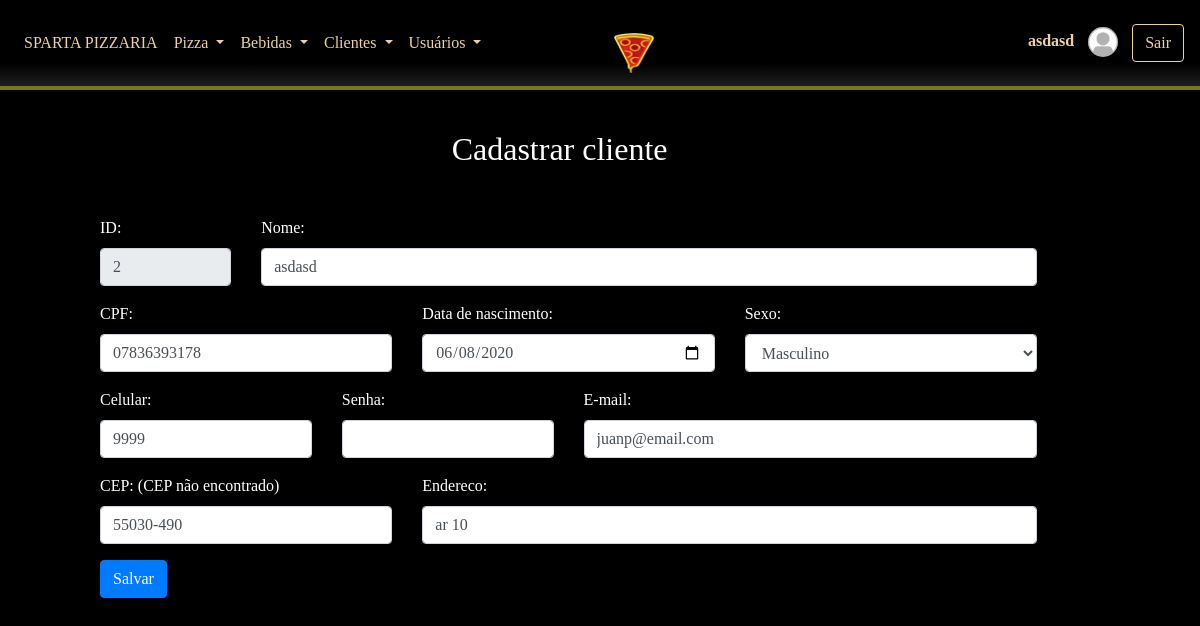
Page /administrativo/form_cliente.php?id=2 (signed in) on the committed database.
### tables this page shows
CREATE TABLE `clientes` (
  `id` int NOT NULL AUTO_INCREMENT,
  `nome` varchar(100) NOT NULL,
  `cpf` varchar(14) DEFAULT NULL,
  `dt_nascimento` date DEFAULT NULL,
  `sexo` enum('Masculino','Feminino','Não informado') DEFAULT 'Não informado',
  `email` varchar(150) NOT NULL,
  `senha` char(32) DEFAULT NULL,
  `celular` varchar(20) DEFAULT NULL,
  `cep` varchar(14) DEFAULT NULL,
  `endereco` varchar(255) DEFAULT NULL,
  PRIMARY KEY (`id`)
);

### administrativo/classes/Conexao.php (called while the page is built, shortened)
<?php
class Conexao
{
	private $host;
	private $user;
	private $password;
	public function __construct() {
		$this->host = 'mysql:host=localhost;dbname=pizzaria_sparta';
		$this->user = 'root';
		$this->password = 'JuanPablo';
	}
    public function conectar() {
    	try {
			$conn = new PDO(
							$this->host,
							$this->user,
							$this->password
						);
			return $conn;
		} catch (PDOException $e) {
			echo 'Erro na conexao. Erro reportado: ' . $e->getMessage();
			exit;
		}
    }
}

### administrativo/classes/ClienteDAO.php (called while the page is built, shortened)
<?php
require_once 'Model.php';
class ClienteDAO extends Model
{
    public function __construct()
    {
        $this->class = 'Cliente';
        $this->tabela = 'clientes';
    }
}

### administrativo/classes/Model.php (called while the page is built, shortened)
<?php
require 'Conexao.php';
class Model
{
	protected $tabela;
	protected $class;
	protected $db;
	public function __construct()
	{
		$conexao = new Conexao();
		$this->db = $conexao->conectar();
	}
    public function get($id)
    {
    	$sql = "SELECT * FROM {$this->tabela} WHERE id = {$id}";
    	$stmt = $this->db->prepare($sql);
    	$stmt->setFetchMode(PDO::FETCH_CLASS, $this->class);
    	$stmt->execute();
    	return $stmt->fetch();
    }
}

### administrativo/classes/Cliente.php (called while the page is built, shortened)
<?php
class Cliente
{
	private $id;
	private $nome;
	private $cpf;
	private $dt_nascimento;
	private $sexo;
	private $email;
	private $celular;
	private $cep;
	private $endereco;
    public function getId()
    {
        return $this->id;
    }
    public function getNome()
    {
        return $this->nome;
    }
    public function getCpf()
    {
        return $this->cpf;
    }
    public function getDtNascimento()
    {
        if($this->dt_nascimento != '') {
            $data = explode('-', $this->dt_nascimento);
            $nova_data = $data[2] .'/'.$data[1] . '/' . $data[0];
            return $nova_data;
        }
        return '';
    }
    public function getDtNascimentoBD()
    {
        return $this->dt_nascimento;
    }
    public function getSexo()
    {
        return $this->sexo;
    }
    public function getEmail()
    {
        return $this->email;
    }
    public function getCelular()
    {
        return $this->celular;
    }
    public function getCep()
    {
        return $this->cep;
    }
    public function getEndereco()
    {
        return $this->endereco;
    }
}

### administrativo/form_cliente.php (the view, shortened to what this page needs)
<?php include './layout/header.php'; ?>
<?php include './layout/menu.php'; ?>
<?php
	require 'classes/Cliente.php';
	require 'classes/ClienteDAO.php';
	$cliente = new Cliente();
	if(isset($_GET['id']) && $_GET['id'] != '') {
		$id = $_GET['id'];
		$clienteDAO = new ClienteDAO();
		$cliente = $clienteDAO->get($id);
	}
?>
<div class="container" style="padding-left:40px">
<div class="" style="margin-top:40px">
	<div class="col-8 offset-4">
		<h2>Cadastrar cliente</h2>
	</div>
</div>
<form action="controle_cliente.php?acao=<?= ( $cliente->getId() != '' ? 'editar' : 'cadastrar' )?>" method="post" enctype="multipart/form-data">
	<div class="">
		<div class="col-11">
			<p>&nbsp;</p>
			<div class="row">
				<div class="form-group col-2">
					<label for="id">ID:</label>
					<input type="text" class="form-control" name="id" id="id" value="<?=($cliente->getId() != '' ? $cliente->getId() : '')?>" readonly>
				</div>
				<div class="form-group col-10">
					<label for="nome">Nome:</label>
					<input type="text" class="form-control" name="nome" id="nome" required value="<?= ($cliente->getNome() != '' ? $cliente->getNome() : '') ?>">
				</div>
			</div>
			<div class="row">
				<div class="form-group col-4">
					<label for="cpf">CPF:</label>
					<input type="text" name="cpf" id="cpf" value="<?= ($cliente->getCpf() != '' ? $cliente->getCpf() : '' ) ?>" class="form-control cpf">
				</div>
				<div class="form-group col-4">
					<label for="dt_nascimento">Data de nascimento:</label>
					<input type="date" name="dt_nascimento" id="dt_nascimento" value="<?= ($cliente->getDtNascimento() != '' ? $cliente->getDtNascimentoBD() : '' ) ?>" class="form-control">
				</div>
				<div class="form-group col-4">
					<label for="sexo">Sexo:</label>
					<select name="sexo" id="sexo" class="form-control">
						<option value="Masculino" <?= ($cliente->getSexo() == 'Masculino' ? 'selected="selected"' : '') ?>>Masculino</option>
					</select>
				</div>
			</div>
			<div class="row">
				<div class="form-group col-3">
					<label for="celular">Celular:</label>
					<input type="text" name="celular" id="celular" value="<?= ($cliente->getCelular() != '' ? $cliente->getCelular() : '') ?>" class="form-control telefone">
				</div>
				<div class="form-group col-3">
					<label for="senha">Senha:</label>
					<input type="password" name="senha" id="senha" class="form-control" >
				</div>
				<div class="form-group col-6">
					<label for="email">E-mail:</label>
					<input type="email" name="email" id="email" class="form-control" required value="<?= ($cliente->getEmail() != '' ? $cliente->getEmail() : ''); ?>">
				</div>
			</div>
			<div class="row">
				<div class="form-group col-4">
					<label for="cep">CEP: <span class="msg-error-form" id="msg-cep">(CEP não encontrado)</span></label>
					<input type="text" name="cep" id="cep" value="<?= ($cliente->getCep() != '' ? $cliente->getCep() : ''); ?>" class="form-control cep">
				</div>
				<div class="form-group col-8">
					<label for="endereco">Endereco:</label>
					<input type="text" name="endereco" id="endereco" value="<?= ($cliente->getEndereco() != '' ? $cliente->getEndereco() : ''); ?>" class="form-control">
				</div>
			</div>
				<div class="form-group">
					<button type="submit" class="btn btn-primary">Salvar</button>
				</div>
		</div>
	</div>
</form>
</div>
<?php include './layout/footer.php'; ?>

### administrativo/assets/css/estilo-3.css (style rules this page uses)
body { background-color: #fefdf2; font-family: "Avant Garde","Avantgarde","Century Gothic","CenturyGothic","AppleGothic","sans-serif"; }

### rows in the picture
clientes: id "2", nome "asdasd", cpf "07836393178", dt_nascimento "06/08/2020", sexo "Masculino", celular "9999", email "juanp@email.com", cep "55030-490", endereco "ar 10"

### other values in the picture
$_SESSION['nome'] "asdasd"
